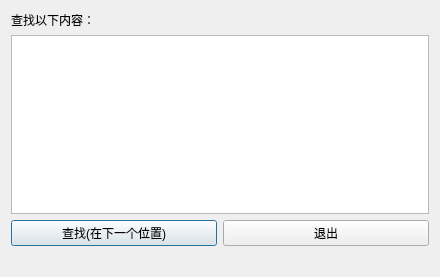
<?xml version="1.0" encoding="UTF-8"?>
<ui version="4.0">
 <class>FindDialog</class>
 <widget class="QDialog" name="FindDialog">
  <property name="geometry">
   <rect>
    <x>0</x>
    <y>0</y>
    <width>440</width>
    <height>277</height>
   </rect>
  </property>
  <property name="windowTitle">
   <string>Dialog</string>
  </property>
  <layout class="QGridLayout" name="gridLayout">
   <item row="1" column="0">
    <widget class="QLabel" name="label">
     <property name="text">
      <string>查找以下内容：</string>
     </property>
    </widget>
   </item>
   <item row="2" column="0" colspan="2">
    <widget class="QPlainTextEdit" name="plainTextEdit"/>
   </item>
   <item row="3" column="0">
    <widget class="QPushButton" name="nextBtn">
     <property name="text">
      <string>查找(在下一个位置)</string>
     </property>
    </widget>
   </item>
   <item row="3" column="1">
    <widget class="QPushButton" name="exitBtn">
     <property name="text">
      <string>退出</string>
     </property>
    </widget>
   </item>
   <item row="4" column="0" colspan="2">
    <widget class="QLabel" name="resLabel">
     <property name="text">
      <string/>
     </property>
    </widget>
   </item>
  </layout>
 </widget>
 <resources/>
 <connections/>
</ui>
